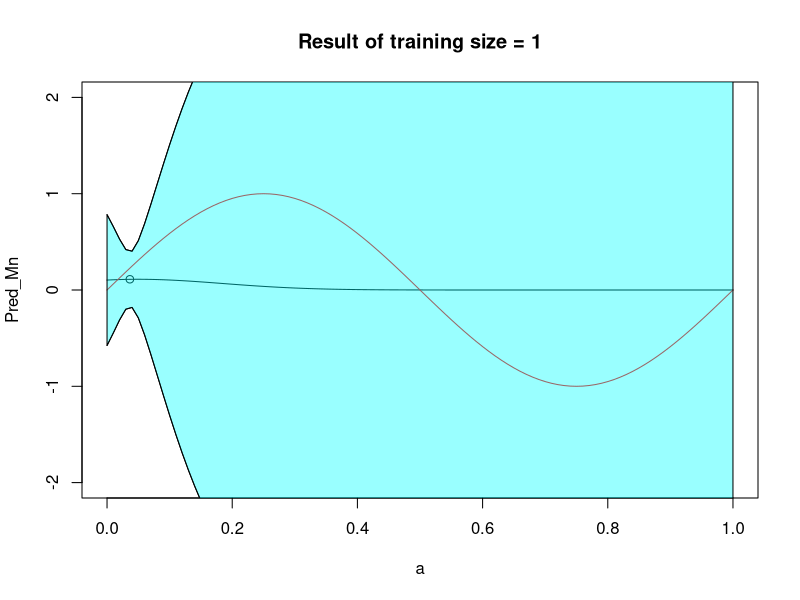
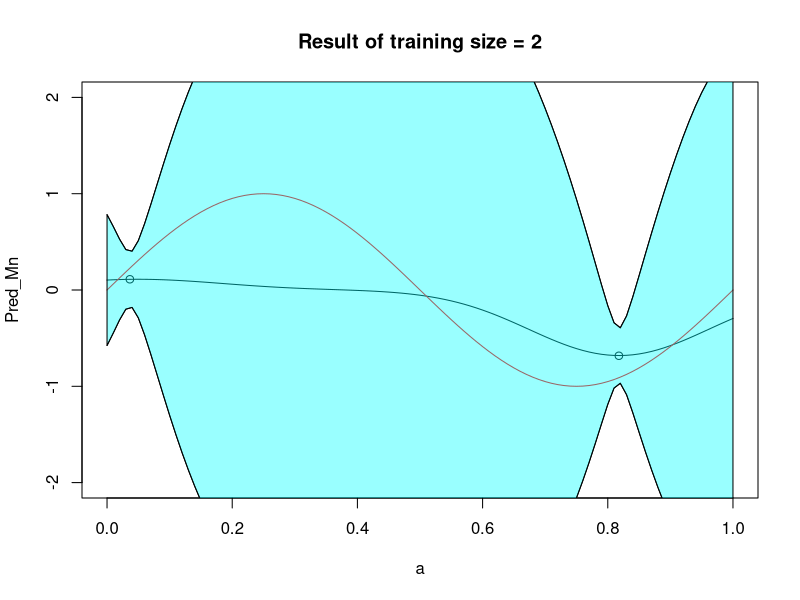
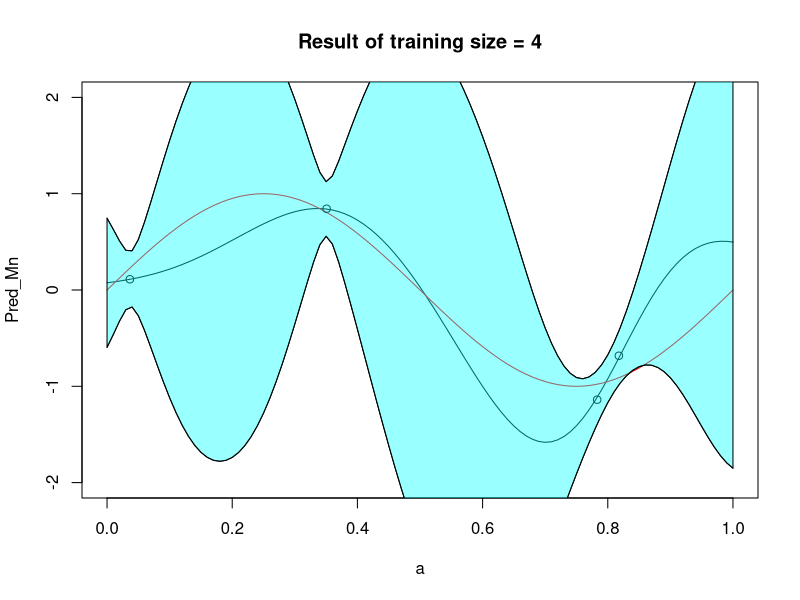
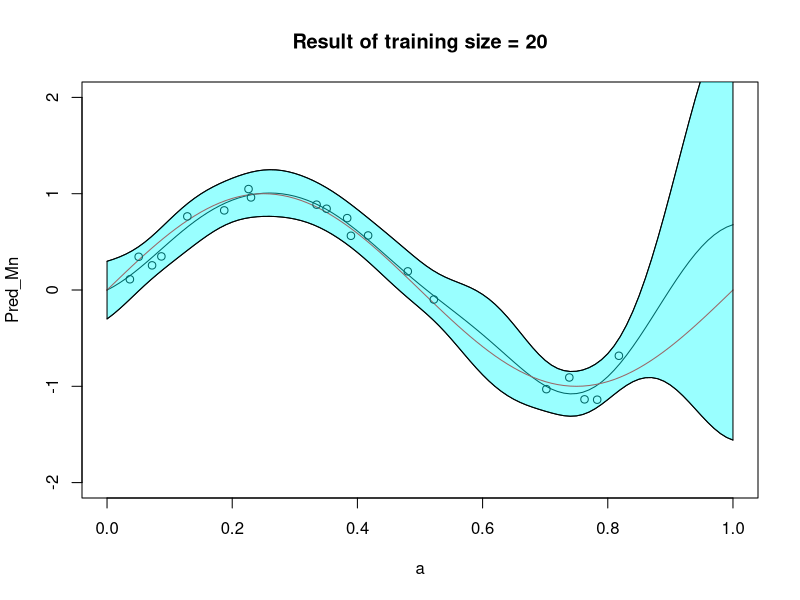

R code for these plots, in order:

# Step 1. function: apply basis functions on X
applyBasicFuntion <- function(x, mu, sd, N){
  if(length(mu)!=N || length(sd)!=N){
    return(NULL)
  }
  
  Phi_X = NULL
  for(i in 1:N){
    Phi_X <- cbind(Phi_X, dnorm(x, mean=mu[i],sd=sd[i]))
  }
  
  return(as.matrix(Phi_X))
}

# Step 2. 
solveW <- function(Phi_X, t){
  return(qr.solve(Phi_X, t))
}
# Calculate Sn and Mn based on eq 3.53 3.54
# Remember we set M0 = 0, and S0^-1 = alpha * I
CalculateWeightSn <- function(alpha, beta, Phi_X, N){
  return( solve(alpha * diag(N) + beta * t(Phi_X) %*% Phi_X) )
}

CalculateWeightMn <- function(beta, Sn, Phi_X, t){
  return( beta * Sn %*% t(Phi_X) %*% t)
}

# Step 3. Calculate mean and variance of t given x, based on 3.58 and 3.59
CalculateTMn <- function(WMn, Phi_X){
  return(t(WMn) %*% t(Phi_X))
}

CalculateTVar <- function(WSn, Phi_X, beta){
  myVar <- NULL
  for(i in 1:nrow(Phi_X)){
    myVar <- cbind(myVar,beta^-1 + t(Phi_X[i,]) %*% WSn %*% Phi_X[i,])
  }
    
  return(myVar)
}



# Step 4. using above functions draw graphs
drawFigure <- function(x, t, mu, sd, N, alpha, beta)
{
  Phi_X <- applyBasicFuntion(x, mu, sd, N)

  W <- solveW(Phi_X, t)
  
  W$Sn <- CalculateWeightSn(alpha, beta, Phi_X, N)
  W$Mn <- CalculateWeightMn(beta, W$Sn, Phi_X, t)
  
  a <- seq(0,1,0.01)
  Phi_A <- applyBasicFuntion(a, mu, sd, N)
  
  Pred_Mn <- CalculateTMn(W$Mn, Phi_A)[1,]
  Pred_Var <- CalculateTVar(W$Sn, Phi_A, beta)[1,]
  
  
  PredMax <- Pred_Mn + sqrt(Pred_Var)
  PredMin <- Pred_Mn - sqrt(Pred_Var)
  
  plot(a, Pred_Mn, xlim=c(0,1), ylim = c(-2,2), type='l', main = paste0('Result of training size = ', as.character(length(x))))
  points(a, sin(2*pi*a), xlim=c(0,1), ylim=c(-2,2), type='l', col='red')
  points(a, PredMax, xlim=c(0,1), ylim = c(-2,2), type='l')
  points(x,t)
  points(a, PredMin, xlim=c(0,1), ylim=c(-2,2), type='l')
  polygon(c(a, rev(a)), c(PredMax, rev(PredMin)), col=rgb(0,1,1,0.4))
}

# Step 5. Run test given different size of training data

# Sampling from sin(x)
n = 300        # sample size (max)
N = 9         # Module size ( how many normal distribution is contained)

x <- runif(n) # sample x using uniform distribution. By default, min = 0, max = 1.
t <- sin(2*pi*x) + rnorm(n, sd = 0.1) # calculate t, plug gaussian noise


# setup basis function mean and sd
mu <- seq(0,1,0.125)
sd <- rep.int(x=0.1, times=N)

# setup alpha beta
alpha <- 2
beta <- 25

# n = 1
datasetX <- x[1:1]
datasetT <- t[1:1]
drawFigure(datasetX, datasetT, mu, sd, N, alpha, beta)


# n = 2
datasetX <- x[1:2]
datasetT <- t[1:2]
drawFigure(datasetX, datasetT, mu, sd, N, alpha, beta)

# n = 4
datasetX <- x[1:4]
datasetT <- t[1:4]
drawFigure(datasetX, datasetT, mu, sd, N, alpha, beta)

# n = 20
datasetX <- x[1:20]
datasetT <- t[1:20]
drawFigure(datasetX, datasetT, mu, sd, N, alpha, beta)


